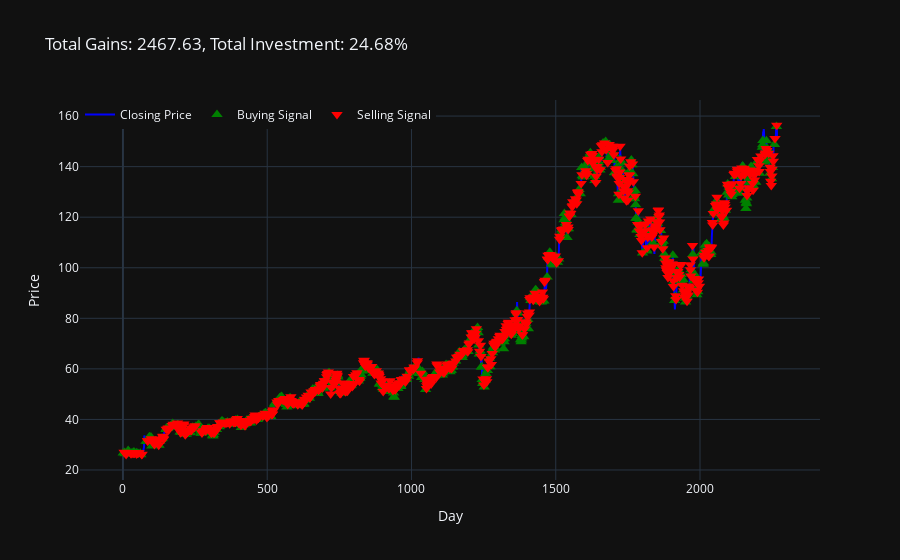

Source (notebook cell):
### Code cell
visualize_stock_trading(data.Close, states_buy, states_sell, total_gains, invest)

### Figure 1 — Plotly figure (JSON) as saved in the notebook; plotly's stock layout.template omitted (floating-point values rounded to 4 significant figures; data arrays with more than 128 entries replaced by an {"elided": "..."} marker saying what was removed)
{"data": [{"line": {"color": "blue", "width": 2}, "mode": "lines", "name": "Closing Price", "type": "scatter", "x": {"elided": "2268 int values"}, "y": {"elided": "2268 float values"}}, {"marker": {"color": "green", "size": 10, "symbol": "triangle-up"}, "mode": "markers", "name": "Buying Signal", "type": "scatter", "x": {"elided": "704 int values"}, "y": {"elided": "704 float values"}}, {"marker": {"color": "red", "size": 10, "symbol": "triangle-down"}, "mode": "markers", "name": "Selling Signal", "type": "scatter", "x": {"elided": "704 int values"}, "y": {"elided": "704 float values"}}], "layout": {"hovermode": "x", "legend": {"orientation": "h", "x": 0, "y": 1}, "title": {"text": "Total Gains: 2467.63, Total Investment: 24.68%"}, "xaxis": {"title": {"text": "Day"}}, "yaxis": {"title": {"text": "Price"}}}}
